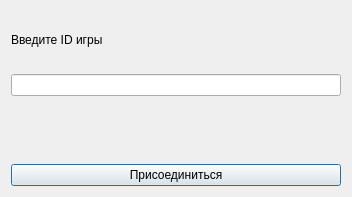
<?xml version="1.0" encoding="UTF-8"?>
<ui version="4.0">
 <class>ConnectionDialog</class>
 <widget class="QDialog" name="ConnectionDialog">
  <property name="geometry">
   <rect>
    <x>0</x>
    <y>0</y>
    <width>352</width>
    <height>197</height>
   </rect>
  </property>
  <property name="windowTitle">
   <string>Dialog</string>
  </property>
  <layout class="QVBoxLayout" name="verticalLayout">
   <item>
    <widget class="QLabel" name="label">
     <property name="text">
      <string>Введите ID игры</string>
     </property>
    </widget>
   </item>
   <item>
    <widget class="QLineEdit" name="lineEdit"/>
   </item>
   <item>
    <widget class="QLabel" name="label_2">
     <property name="text">
      <string/>
     </property>
    </widget>
   </item>
   <item>
    <widget class="QPushButton" name="pushButton">
     <property name="text">
      <string>Присоединиться</string>
     </property>
    </widget>
   </item>
  </layout>
 </widget>
 <resources/>
 <connections/>
</ui>
